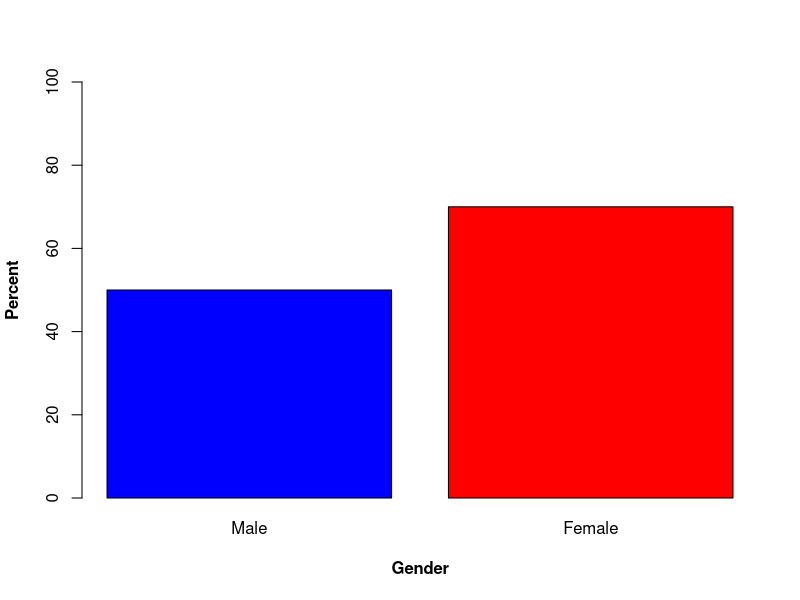

R code for this plot:
# Creating dataset with gender and percent
gender_data <- data.frame(
  gender = c('Male', 'Female'),
  percent = c(50, 70)
)

# Creating Bar Plot using Base R
barplot(gender_data$percent, 
        names.arg = gender_data$gender,       # Labels for x-axis
        ylim = c(0, 100),                     # Range for y-axis
        ylab = expression(bold('Percent')),   # Label for y-axis
        xlab = expression(bold("Gender")),    # Label for y-axis
        col = c('blue', 'red')                # Colors for bars
)